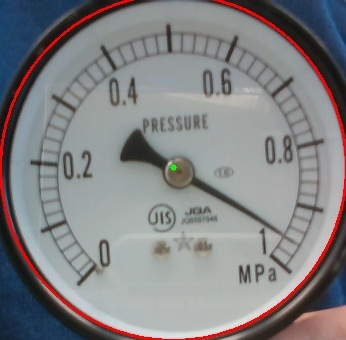
//> input picture data.jpg, 346 x 340 px, given in place of the camera
$ ./video_camera   (built with g++ and OpenCV 4)
//> lines starting //> are read from the running program, lines starting //| are printed output that depends on the picture; after the words box and inside, x2 and y2 are one past the last pixel; in counts of white or black regions, pixels touching at a corner belong together
//> further down, frame is the input picture: 340 rows x 346 cols, CV_8UC3; mean B, G, R 131.5, 129.9, 130.7
#include <iostream>
#include <opencv2/opencv.hpp>
#include <opencv2/text.hpp>
#include <cmath>
#include <Eigen/Dense>
#include <vector>
#include <fstream>
#include <thread>
#include <chrono>
// 検出処理をフレームごとに適用
void process_frame(cv::Mat& frame, int& image_count, std::ofstream& csv) {
    if (frame.empty()) return;

    int width = frame.cols;
//> width = 346
    int height = frame.rows;
//> height = 340

    cv::Mat gray, bit, reverse;
    cv::cvtColor(frame, gray, cv::COLOR_BGR2GRAY);
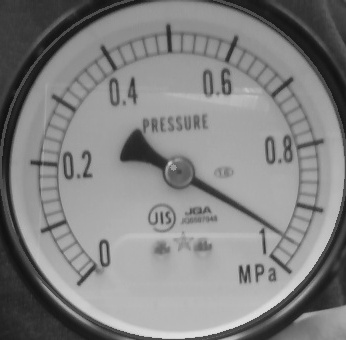
//> gray: 340 rows x 346 cols, CV_8UC1; min 13, max 228, mean 130.3
    cv::threshold(gray, bit, 0, 255, cv::THRESH_BINARY + cv::THRESH_OTSU);
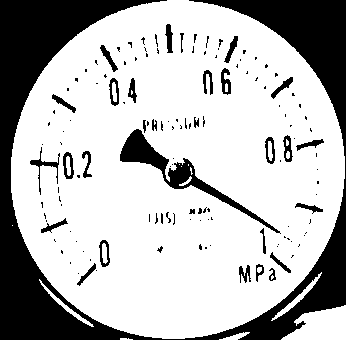
//> bit: 340 rows x 346 cols, CV_8UC1; 72.4% white; 137 black regions (103 under 20 px), largest, box (x1, y1, x2, y2) and area: (0, 0, 346, 340) 26425, (120, 129, 281, 234) 2177, (30, 147, 60, 195) 218
    cv::bitwise_not(bit, reverse);

    std::vector<cv::Vec3f> circles;
    int dp = 2;
    double minDist = width/2;
//> minDist = 173
    double param1 = 200;
    double param2 = param1/2;
    int minRadius = int(width / 3);
//> minRadius = 115
    int maxRadius = int(width / 2);
//> maxRadius = 173

    cv::HoughCircles(reverse, circles, cv::HOUGH_GRADIENT, dp, minDist, param1, param2, minRadius, maxRadius);
//> circles = 1 circle (x, y, radius): [171, 181, 158.6]

    if (!circles.empty()) {
        for (size_t i = 0; i < circles.size(); i++) {
            cv::Point center(cvRound(circles[i][0]), cvRound(circles[i][1]));
            int radius = cvRound(circles[i][2]);

            cv::circle(frame, center, 3, cv::Scalar(0, 255, 0), -1);
            cv::circle(frame, center, radius, cv::Scalar(0, 0, 255), 2);

            // [7 lines of commented-out code are left out]

            image_count++;  // 次のファイル名へ
        }
//> this loop made 1 pass
//> (center, radius) on pass 1: (Point(171, 181), 159)
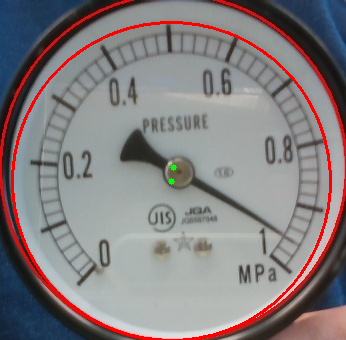
//> frame: 340 rows x 346 cols, CV_8UC3; 2.47% of pixels changed, all inside (x1, y1, x2, y2) = (11, 21, 332, 340)
//> after the loop, image_count = 1
    }

    cv::imshow("Processed", frame);
}


int main() {
    cv::VideoCapture cap("/dev/video4");
    if (!cap.isOpened()) {
        std::cerr << "カメラが開けませんでした。" << std::endl;
        return -1;
    }

    std::ofstream csv("result.csv");
    if (!csv.is_open()) {
        std::cerr << "CSVファイルが開けませんでした。" << std::endl;
        return -1;
    }
    csv << "filename,center_x,center_y,radius\n";

    std::cout << "カメラ映像処理を開始します（ESCキーで終了）" << std::endl;

    int image_count = 0;
    cv::Mat frame;

    while (true) {
        cap >> frame;
        if (frame.empty()) break;

        process_frame(frame, image_count, csv);
//> image_count = 1
        std::this_thread::sleep_for(std::chrono::milliseconds(100)); // 検出時だけスリープ
        if (cv::waitKey(30) == 27) break;  // ESCキー
//> the Esc key is pressed
    }

    cap.release();
    cv::destroyAllWindows();
    csv.close();
    return 0;
}
